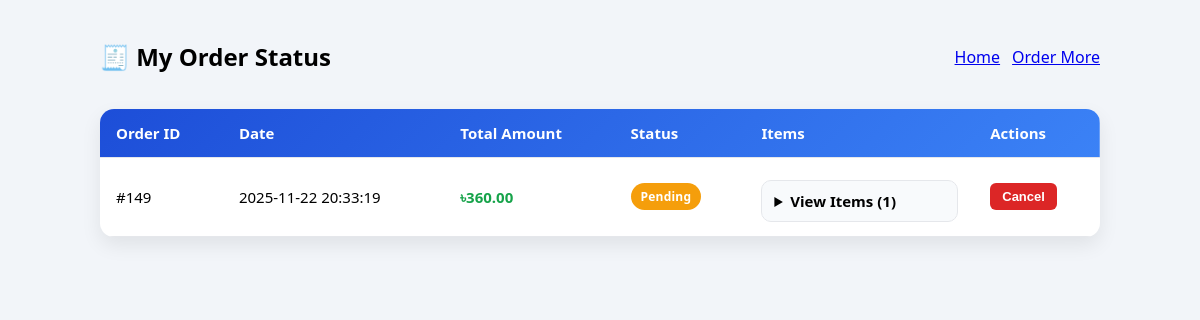
Page /status.php (signed in) on the earlier database version.
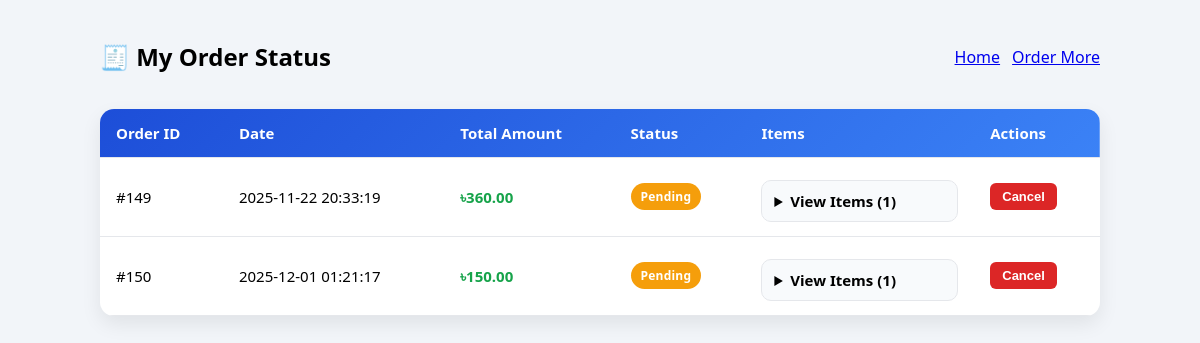
Same page on the later database version.
### tables this page shows
CREATE TABLE `orders` (
  `order_id` int(11) NOT NULL,
  `customer_id` int(11) DEFAULT NULL,
  `employee_id` int(11) DEFAULT NULL,
  `order_date` datetime NOT NULL,
  `total_amount` decimal(10,2) DEFAULT NULL,
  `order_status` enum('Pending','Delivered','Rejected') NOT NULL DEFAULT 'Pending',
  `status` varchar(20) DEFAULT 'Pending'
);

### status.php (the view, shortened to what this page needs)
<?php
require_once "./config/db.php";
$customer_id = $_SESSION["user_id"];
$stmt = $conn->prepare("
  SELECT order_id, order_date, total_amount, order_status
  FROM orders
  WHERE customer_id = ? AND status = 'active'
  ORDER BY order_id ASC
");
$stmt->bind_param("i", $customer_id);
$stmt->execute();
$orders = $stmt->get_result();
?>
<!DOCTYPE html>
<html>
<head>
  <link rel="stylesheet" href="./assets/style.css">
</head>
<body>
<div class="container">
  <div class="header-row">
    <h2>🧾 My Order Status</h2>
    <div class="nav">
      <a class="home-btn__text" href="./user_home.php">Home</a>
      <a class="home-btn__text" href="orderFood.php">Order More</a>
    </div>
  </div>
  <div class="table-wrap">
    <table>
      <thead>
        <tr>
          <th>Order ID</th>
          <th>Date</th>
          <th>Total Amount</th>
          <th>Status</th>
          <th>Items</th>
          <th>Actions</th>
        </tr>
      </thead>
      <tbody>
        <?php if ($orders->num_rows > 0): ?>
          <?php while($order = $orders->fetch_assoc()): ?>
            <?php
              $status = strtolower($order["order_status"]);
              $badgeClass = "badge-pending";
              $itemStmt = $conn->prepare("
                SELECT oi.quantity, oi.unit_price, p.product_name
                FROM order_items oi
                JOIN products p ON oi.product_id = p.product_id
                WHERE oi.order_id = ?
              ");
              $itemStmt->bind_param("i", $order["order_id"]);
              $itemStmt->execute();
              $items = $itemStmt->get_result();
            ?>
            <tr>
              <td>#<?= $order["order_id"] ?></td>
              <td><?= htmlspecialchars($order["order_date"]) ?></td>
              <td class="price">৳<?= number_format($order["total_amount"],2) ?></td>
              <td>
                <span class="badge <?= $badgeClass ?>">
                  <?= htmlspecialchars($order["order_status"]) ?>
                </span>
              </td>
              <td>
                <details>
                  <summary>View Items (<?= $items->num_rows ?>)</summary>
                </details>
              </td>
              <td>
                <?php if ($status === "pending"): ?>
                  <form action="cancel_order.php" method="POST"
                        onsubmit="return confirm('Are you sure you want to cancel this order?');">
                    <button type="submit" class="cancel-btn">Cancel</button>
                  </form>
                <?php else: ?>
                  <span style="color:#9ca3af;">—</span>
                <?php endif; ?>
              </td>
            </tr>
          <?php endwhile; ?>
        <?php endif; ?>
      </tbody>
    </table>
  </div>
</div>
</body>
</html>

### assets/style.css (style rules this page uses)
body { font-family: system-ui, sans-serif; background: #f2f5f9; margin: 0; padding: 0; }
.container { width: min(100% - 2rem, 1000px); margin: 40px auto; }
h1, h2 { margin-top: 0; }
button, .btn { display: inline-block; background: linear-gradient(135deg, #1d4ed8, #3b82f6); color: white; border: none; padding: 12px 18px; border-radius: 10px; cursor: pointer; font-weight: 600; text-decoration: none; }
.nav { display: flex; gap: 12px; margin-bottom: 18px; }

### status.php (style rules this page uses)
.table-wrap { overflow-x:auto; background:#fff; border-radius:14px; box-shadow:0 8px 20px rgba(0,0,0,.08); }
table { width:100%; border-collapse:collapse; min-width:900px; }
thead { background:linear-gradient(135deg,#1d4ed8,#3b82f6); color:#fff; }
th, td { padding:14px 16px; text-align:left; border-bottom:1px solid #e5e7eb; font-size:15px; vertical-align:middle; }
.badge { padding:5px 10px; border-radius:999px; font-size:12px; font-weight:800; display:inline-block; letter-spacing:.2px; }
.badge-pending { background:#f59e0b; color:white; }
.cancel-btn { padding:6px 12px; background:#dc2626; color:white; border:none; border-radius:6px; cursor:pointer; font-size:13px; font-weight:600; }
details { background:#f8fafc; border-radius:10px; padding:10px 12px; margin:8px 0 0; border:1px solid #e5e7eb; }
summary { cursor:pointer; font-weight:700; }
.price { font-weight:700; color:#16a34a; }
.header-row { display:flex; justify-content:space-between; align-items:center; flex-wrap:wrap; gap:12px; margin-bottom:16px; }

Differences in the rows shown:
added orders: order_id "150", order_date "2025-12-01 01:21:17", total_amount "150.00", order_status "Pending", num_rows "1"
